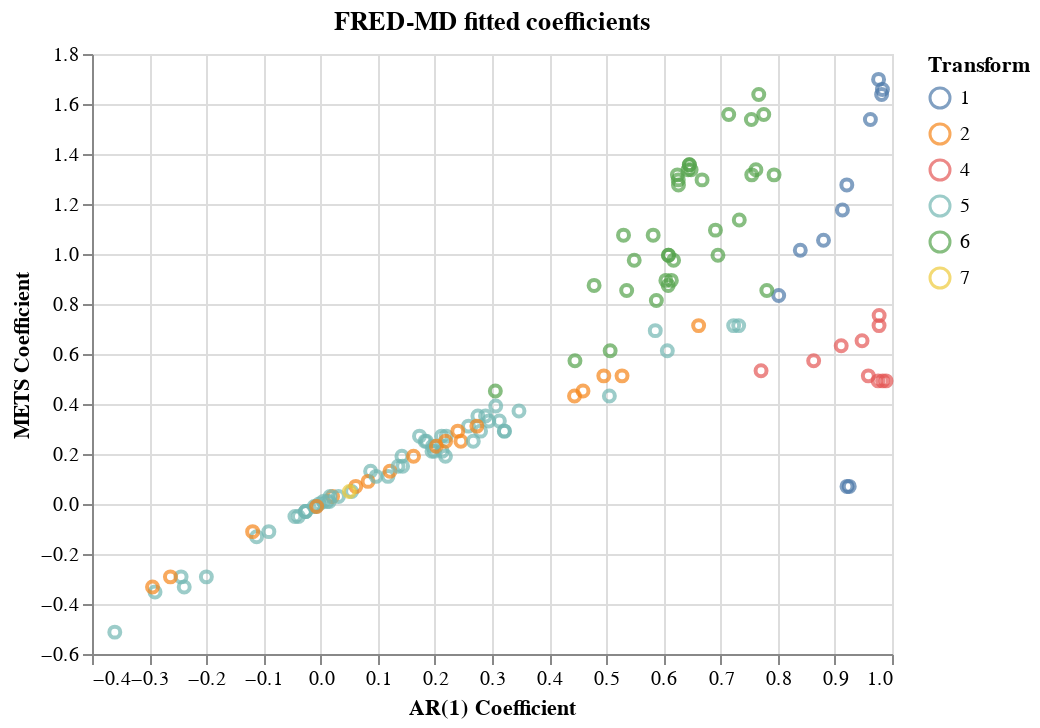

Notebook cell for this chart:
### Code cell
(altair.Chart(total_df, title = 'FRED-MD fitted coefficients')
 .mark_point()
 .encode(x=altair.X('ar_coef', title = 'AR(1) Coefficient'),
         y=altair.Y('mets_coef',title = 'METS Coefficient'),
         color=altair.Color('transform', title = 'Transform' )) )
#  .properties(
#     width=180,
#     height=180)
# )

### Figure 1 — Vega-Lite specification as saved in the notebook (floating-point values rounded to 4 significant figures)
{"config": {"view": {"continuousWidth": 400, "continuousHeight": 300}}, "data": {"name": "data-22837255cf88afa69d9b878707b2d181"}, "mark": "point", "encoding": {"color": {"type": "nominal", "field": "transform", "title": "Transform"}, "x": {"type": "quantitative", "field": "ar_coef", "title": "AR(1) Coefficient"}, "y": {"type": "quantitative", "field": "mets_coef", "title": "METS Coefficient"}}, "title": "FRED-MD fitted coefficients", "$schema": "https://vega.github.io/schema/vega-lite/v4.8.1.json", "datasets": {"data-22837255cf88afa69d9b878707b2d181": [{"mets_mse": 0.0001017, "ar_mse": 0.0001031, "transform": "5", "ar_coef": -0.2897, "mets_coef": -0.3518, "MSE_Ratio": -1.397, "mets_beats_ar": 1}, {"mets_mse": 6.602e-05, "ar_mse": 6.603e-05, "transform": "5", "ar_coef": 0.05429, "mets_coef": 0.05025, "MSE_Ratio": -0.02035, "mets_beats_ar": 1}, {"mets_mse": 0.0001408, "ar_mse": 0.0001412, "transform": "5", "ar_coef": 0.08757, "mets_coef": 0.1307, "MSE_Ratio": -0.3416, "mets_beats_ar": 1}, {"mets_mse": 0.0001619, "ar_mse": 0.000162, "transform": "5", "ar_coef": -0.03873, "mets_coef": -0.05025, "MSE_Ratio": -0.03662, "mets_beats_ar": 1}, {"mets_mse": 0.0003716, "ar_mse": 0.0003716, "transform": "5", "ar_coef": -0.01115, "mets_coef": -0.01005, "MSE_Ratio": -0.002683, "mets_beats_ar": 1}, {"mets_mse": 0.0001336, "ar_mse": 0.0001366, "transform": "5", "ar_coef": 0.2753, "mets_coef": 0.3518, "MSE_Ratio": -2.216, "mets_beats_ar": 1}, {"mets_mse": 0.0001737, "ar_mse": 0.0001761, "transform": "5", "ar_coef": 0.2118, "mets_coef": 0.2714, "MSE_Ratio": -1.378, "mets_beats_ar": 1}, {"mets_mse": 0.0002115, "ar_mse": 0.000214, "transform": "5", "ar_coef": 0.1828, "mets_coef": 0.2513, "MSE_Ratio": -1.162, "mets_beats_ar": 1}, {"mets_mse": 0.0001783, "ar_mse": 0.0001798, "transform": "5", "ar_coef": 0.1423, "mets_coef": 0.191, "MSE_Ratio": -0.8044, "mets_beats_ar": 1}, {"mets_mse": 0.002207, "ar_mse": 0.002244, "transform": "5", "ar_coef": 0.1731, "mets_coef": 0.2714, "MSE_Ratio": -1.644, "mets_beats_ar": 1}, {"mets_mse": 6.986e-05, "ar_mse": 7.004e-05, "transform": "5", "ar_coef": -0.1119, "mets_coef": -0.1307, "MSE_Ratio": -0.2489, "mets_beats_ar": 1}, {"mets_mse": 0.0005307, "ar_mse": 0.000535, "transform": "5", "ar_coef": 0.1958, "mets_coef": 0.2312, "MSE_Ratio": -0.8059, "mets_beats_ar": 1}, {"mets_mse": 0.0001352, "ar_mse": 0.000137, "transform": "5", "ar_coef": 0.2588, "mets_coef": 0.3116, "MSE_Ratio": -1.291, "mets_beats_ar": 1}, {"mets_mse": 0.0003179, "ar_mse": 0.0003208, "transform": "5", "ar_coef": 0.2944, "mets_coef": 0.3317, "MSE_Ratio": -0.8872, "mets_beats_ar": 1}, {"mets_mse": 0.000179, "ar_mse": 0.000179, "transform": "5", "ar_coef": -0.02623, "mets_coef": -0.03015, "MSE_Ratio": -0.002403, "mets_beats_ar": 1}, {"mets_mse": 0.0002028, "ar_mse": 0.0002052, "transform": "5", "ar_coef": 0.2199, "mets_coef": 0.2714, "MSE_Ratio": -1.136, "mets_beats_ar": 1}, {"mets_mse": 0.001982, "ar_mse": 0.002015, "transform": "5", "ar_coef": -0.1999, "mets_coef": -0.2915, "MSE_Ratio": -1.611, "mets_beats_ar": 1}, {"mets_mse": 0.000558, "ar_mse": 0.0005587, "transform": "5", "ar_coef": -0.09051, "mets_coef": -0.1106, "MSE_Ratio": -0.1202, "mets_beats_ar": 1}, {"mets_mse": 0.9119, "ar_mse": 0.9231, "transform": "2", "ar_coef": 0.2401, "mets_coef": 0.2915, "MSE_Ratio": -1.215, "mets_beats_ar": 1}, {"mets_mse": 62800.0, "ar_mse": 63260.0, "transform": "2", "ar_coef": -0.2941, "mets_coef": -0.3317, "MSE_Ratio": -0.7367, "mets_beats_ar": 1}, {"mets_mse": 0.003308, "ar_mse": 0.003318, "transform": "2", "ar_coef": 0.1627, "mets_coef": 0.191, "MSE_Ratio": -0.2738, "mets_beats_ar": 1}, {"mets_mse": 1.222e-05, "ar_mse": 1.222e-05, "transform": "5", "ar_coef": -0.02592, "mets_coef": -0.03015, "MSE_Ratio": -0.01684, "mets_beats_ar": 1}, {"mets_mse": 0.0001157, "ar_mse": 0.0001157, "transform": "5", "ar_coef": 0.01132, "mets_coef": 0.01005, "MSE_Ratio": -0.0006465, "mets_beats_ar": 1}, {"mets_mse": 0.5009, "ar_mse": 0.5009, "transform": "2", "ar_coef": 0.02093, "mets_coef": 0.03015, "MSE_Ratio": -0.004108, "mets_beats_ar": 1}, {"mets_mse": 1.454, "ar_mse": 1.455, "transform": "2", "ar_coef": 0.0831, "mets_coef": 0.09045, "MSE_Ratio": -0.0851, "mets_beats_ar": 1}, {"mets_mse": 0.01934, "ar_mse": 0.01976, "transform": "5", "ar_coef": -0.2386, "mets_coef": -0.3317, "MSE_Ratio": -2.148, "mets_beats_ar": 1}, {"mets_mse": 0.01463, "ar_mse": 0.01497, "transform": "5", "ar_coef": 0.3065, "mets_coef": 0.392, "MSE_Ratio": -2.287, "mets_beats_ar": 1}, {"mets_mse": 0.005312, "ar_mse": 0.005241, "transform": "5", "ar_coef": 0.3218, "mets_coef": 0.2915, "MSE_Ratio": 1.355, "mets_beats_ar": 0}, {"mets_mse": 0.01158, "ar_mse": 0.01157, "transform": "5", "ar_coef": 0.213, "mets_coef": 0.2111, "MSE_Ratio": 0.04505, "mets_beats_ar": 0}, {"mets_mse": 0.004178, "ar_mse": 0.004177, "transform": "5", "ar_coef": -0.0264, "mets_coef": -0.03015, "MSE_Ratio": 0.01832, "mets_beats_ar": 0}, {"mets_mse": 0.03125, "ar_mse": 0.03167, "transform": "5", "ar_coef": 0.1852, "mets_coef": 0.2513, "MSE_Ratio": -1.312, "mets_beats_ar": 1}, {"mets_mse": 9.958e-05, "ar_mse": 9.958e-05, "transform": "5", "ar_coef": 0.004595, "mets_coef": 0.01005, "MSE_Ratio": 0.001365, "mets_beats_ar": 0}, {"mets_mse": 8.163e-05, "ar_mse": 8.164e-05, "transform": "5", "ar_coef": 0.03134, "mets_coef": 0.03015, "MSE_Ratio": -0.001423, "mets_beats_ar": 1}, {"mets_mse": 6.329e-05, "ar_mse": 5.451e-05, "transform": "5", "ar_coef": 0.7229, "mets_coef": 0.7136, "MSE_Ratio": 16.11, "mets_beats_ar": 0}, {"mets_mse": 0.0001391, "ar_mse": 0.0001391, "transform": "5", "ar_coef": -0.04489, "mets_coef": -0.05025, "MSE_Ratio": 0.01009, "mets_beats_ar": 0}, {"mets_mse": 6.485e-05, "ar_mse": 6.488e-05, "transform": "5", "ar_coef": 0.09717, "mets_coef": 0.1106, "MSE_Ratio": -0.03787, "mets_beats_ar": 1}, {"mets_mse": 8.282e-05, "ar_mse": 8.291e-05, "transform": "5", "ar_coef": 0.1436, "mets_coef": 0.1508, "MSE_Ratio": -0.1042, "mets_beats_ar": 1}, {"mets_mse": 4.279e-05, "ar_mse": 4.279e-05, "transform": "5", "ar_coef": -0.002572, "mets_coef": -0.0, "MSE_Ratio": 0.0006457, "mets_beats_ar": 0}, {"mets_mse": 0.0001048, "ar_mse": 0.0001048, "transform": "5", "ar_coef": 0.01536, "mets_coef": 0.01005, "MSE_Ratio": 0.001294, "mets_beats_ar": 0}, {"mets_mse": 7.51e-05, "ar_mse": 7.51e-05, "transform": "5", "ar_coef": 0.01651, "mets_coef": 0.03015, "MSE_Ratio": 0.001715, "mets_beats_ar": 0}, {"mets_mse": 2.295e-05, "ar_mse": 2.294e-05, "transform": "5", "ar_coef": 0.1179, "mets_coef": 0.1106, "MSE_Ratio": 0.03727, "mets_beats_ar": 0}, {"mets_mse": 0.0001284, "ar_mse": 0.0001284, "transform": "5", "ar_coef": -0.007797, "mets_coef": -0.01005, "MSE_Ratio": -0.001896, "mets_beats_ar": 1}, {"mets_mse": 6.266e-06, "ar_mse": 6.175e-06, "transform": "5", "ar_coef": 0.3216, "mets_coef": 0.2915, "MSE_Ratio": 1.475, "mets_beats_ar": 0}, {"mets_mse": 1.648e-05, "ar_mse": 1.651e-05, "transform": "5", "ar_coef": 0.28, "mets_coef": 0.2915, "MSE_Ratio": -0.2205, "mets_beats_ar": 1}, {"mets_mse": 0.4203, "ar_mse": 0.06558, "transform": "1", "ar_coef": 0.9213, "mets_coef": 0.07035, "MSE_Ratio": 540.9, "mets_beats_ar": 0}, {"mets_mse": 0.01668, "ar_mse": 0.01666, "transform": "2", "ar_coef": -0.1189, "mets_coef": -0.1106, "MSE_Ratio": 0.08793, "mets_beats_ar": 0}, {"mets_mse": 0.4509, "ar_mse": 0.0675, "transform": "1", "ar_coef": 0.9252, "mets_coef": 0.07035, "MSE_Ratio": 568.0, "mets_beats_ar": 0}, {"mets_mse": 0.09871, "ar_mse": 0.007325, "transform": "4", "ar_coef": 0.9758, "mets_coef": 0.4925, "MSE_Ratio": 1248.0, "mets_beats_ar": 0}, {"mets_mse": 0.08892, "ar_mse": 0.05745, "transform": "4", "ar_coef": 0.7708, "mets_coef": 0.5327, "MSE_Ratio": 54.77, "mets_beats_ar": 0}, {"mets_mse": 0.1229, "ar_mse": 0.03936, "transform": "4", "ar_coef": 0.9111, "mets_coef": 0.6332, "MSE_Ratio": 212.3, "mets_beats_ar": 0}, {"mets_mse": 0.08683, "ar_mse": 0.01132, "transform": "4", "ar_coef": 0.9585, "mets_coef": 0.5126, "MSE_Ratio": 666.9, "mets_beats_ar": 0}, {"mets_mse": 0.1134, "ar_mse": 0.02211, "transform": "4", "ar_coef": 0.9476, "mets_coef": 0.6533, "MSE_Ratio": 412.7, "mets_beats_ar": 0}, {"mets_mse": 0.09657, "ar_mse": 0.003153, "transform": "4", "ar_coef": 0.9895, "mets_coef": 0.4925, "MSE_Ratio": 2963.0, "mets_beats_ar": 0}, {"mets_mse": 0.07879, "ar_mse": 0.03462, "transform": "4", "ar_coef": 0.8629, "mets_coef": 0.5729, "MSE_Ratio": 127.6, "mets_beats_ar": 0}, {"mets_mse": 0.08414, "ar_mse": 0.009995, "transform": "4", "ar_coef": 0.9775, "mets_coef": 0.7538, "MSE_Ratio": 741.8, "mets_beats_ar": 0}, {"mets_mse": 0.08502, "ar_mse": 0.004001, "transform": "4", "ar_coef": 0.9836, "mets_coef": 0.4925, "MSE_Ratio": 2025.0, "mets_beats_ar": 0}, {"mets_mse": 0.1035, "ar_mse": 0.01001, "transform": "4", "ar_coef": 0.9773, "mets_coef": 0.7136, "MSE_Ratio": 934.4, "mets_beats_ar": 0}, {"mets_mse": 0.0006205, "ar_mse": 0.000632, "transform": "5", "ar_coef": 0.2887, "mets_coef": 0.3518, "MSE_Ratio": -1.822, "mets_beats_ar": 1}, {"mets_mse": 0.002191, "ar_mse": 0.002212, "transform": "5", "ar_coef": -0.2441, "mets_coef": -0.2915, "MSE_Ratio": -0.935, "mets_beats_ar": 1}, {"mets_mse": 0.007227, "ar_mse": 0.007647, "transform": "5", "ar_coef": -0.3601, "mets_coef": -0.5126, "MSE_Ratio": -5.498, "mets_beats_ar": 1}, {"mets_mse": 8.723e-05, "ar_mse": 8.165e-05, "transform": "5", "ar_coef": 0.5054, "mets_coef": 0.4322, "MSE_Ratio": 6.845, "mets_beats_ar": 0}, {"mets_mse": 1.849e-05, "ar_mse": 1.557e-05, "transform": "5", "ar_coef": 0.7317, "mets_coef": 0.7136, "MSE_Ratio": 18.76, "mets_beats_ar": 0}, {"mets_mse": 0.0006236, "ar_mse": 0.000624, "transform": "2", "ar_coef": 0.0616, "mets_coef": 0.07035, "MSE_Ratio": -0.06652, "mets_beats_ar": 1}, {"mets_mse": 0.0002019, "ar_mse": 0.0002252, "transform": "6", "ar_coef": 0.6954, "mets_coef": 0.995, "MSE_Ratio": -10.35, "mets_beats_ar": 1}, {"mets_mse": 3.449e-05, "ar_mse": 4.974e-05, "transform": "6", "ar_coef": 0.7618, "mets_coef": 1.337, "MSE_Ratio": -30.66, "mets_beats_ar": 1}, {"mets_mse": 3.498e-05, "ar_mse": 3.63e-05, "transform": "5", "ar_coef": 0.5857, "mets_coef": 0.6935, "MSE_Ratio": -3.648, "mets_beats_ar": 1}, {"mets_mse": 0.0009738, "ar_mse": 0.001754, "transform": "6", "ar_coef": 0.7142, "mets_coef": 1.558, "MSE_Ratio": -44.47, "mets_beats_ar": 1}, {"mets_mse": 0.009872, "ar_mse": 0.0175, "transform": "6", "ar_coef": 0.7539, "mets_coef": 1.538, "MSE_Ratio": -43.58, "mets_beats_ar": 1}, {"mets_mse": 1.721, "ar_mse": 1.721, "transform": "7", "ar_coef": 0.05043, "mets_coef": 0.05025, "MSE_Ratio": 0.001454, "mets_beats_ar": 0}, {"mets_mse": 0.0001487, "ar_mse": 0.0002738, "transform": "6", "ar_coef": 0.7668, "mets_coef": 1.638, "MSE_Ratio": -45.7, "mets_beats_ar": 1}, {"mets_mse": 4.569e-05, "ar_mse": 5.784e-05, "transform": "6", "ar_coef": 0.7936, "mets_coef": 1.317, "MSE_Ratio": -21.01, "mets_beats_ar": 1}, {"mets_mse": 4.684e-05, "ar_mse": 5.308e-05, "transform": "6", "ar_coef": 0.6139, "mets_coef": 0.8945, "MSE_Ratio": -11.77, "mets_beats_ar": 1}, {"mets_mse": 2.762e-06, "ar_mse": 2.779e-06, "transform": "2", "ar_coef": -0.2628, "mets_coef": -0.2915, "MSE_Ratio": -0.6164, "mets_beats_ar": 1}, {"mets_mse": 0.001496, "ar_mse": 0.001499, "transform": "5", "ar_coef": 0.195, "mets_coef": 0.2111, "MSE_Ratio": -0.1953, "mets_beats_ar": 1}, {"mets_mse": 0.001431, "ar_mse": 0.001434, "transform": "5", "ar_coef": 0.1992, "mets_coef": 0.2111, "MSE_Ratio": -0.2484, "mets_beats_ar": 1}, {"mets_mse": 0.006967, "ar_mse": 0.007018, "transform": "2", "ar_coef": 0.2734, "mets_coef": 0.3116, "MSE_Ratio": -0.7292, "mets_beats_ar": 1}, {"mets_mse": 0.002355, "ar_mse": 0.002219, "transform": "5", "ar_coef": 0.6068, "mets_coef": 0.6131, "MSE_Ratio": 6.113, "mets_beats_ar": 0}, {"mets_mse": 0.01856, "ar_mse": 0.01776, "transform": "2", "ar_coef": 0.6616, "mets_coef": 0.7136, "MSE_Ratio": 4.494, "mets_beats_ar": 0}, {"mets_mse": 0.03019, "ar_mse": 0.02956, "transform": "2", "ar_coef": 0.4444, "mets_coef": 0.4322, "MSE_Ratio": 2.148, "mets_beats_ar": 0}, {"mets_mse": 0.02807, "ar_mse": 0.0276, "transform": "2", "ar_coef": 0.4592, "mets_coef": 0.4523, "MSE_Ratio": 1.707, "mets_beats_ar": 0}, {"mets_mse": 0.02327, "ar_mse": 0.02251, "transform": "2", "ar_coef": 0.5276, "mets_coef": 0.5126, "MSE_Ratio": 3.368, "mets_beats_ar": 0}, {"mets_mse": 0.02515, "ar_mse": 0.0247, "transform": "2", "ar_coef": 0.4957, "mets_coef": 0.5126, "MSE_Ratio": 1.834, "mets_beats_ar": 0}, {"mets_mse": 0.04473, "ar_mse": 0.04479, "transform": "2", "ar_coef": 0.2455, "mets_coef": 0.2513, "MSE_Ratio": -0.1254, "mets_beats_ar": 1}, {"mets_mse": 0.04257, "ar_mse": 0.04277, "transform": "2", "ar_coef": 0.2027, "mets_coef": 0.2312, "MSE_Ratio": -0.4475, "mets_beats_ar": 1}, {"mets_mse": 0.03066, "ar_mse": 0.03072, "transform": "2", "ar_coef": 0.1214, "mets_coef": 0.1307, "MSE_Ratio": -0.2221, "mets_beats_ar": 1}, {"mets_mse": 0.04126, "ar_mse": 0.04161, "transform": "2", "ar_coef": 0.2189, "mets_coef": 0.2513, "MSE_Ratio": -0.828, "mets_beats_ar": 1}, {"mets_mse": 0.02729, "ar_mse": 0.02153, "transform": "1", "ar_coef": 0.8017, "mets_coef": 0.8342, "MSE_Ratio": 26.77, "mets_beats_ar": 0}, {"mets_mse": 0.01987, "ar_mse": 0.01421, "transform": "1", "ar_coef": 0.8801, "mets_coef": 1.055, "MSE_Ratio": 39.81, "mets_beats_ar": 0}, {"mets_mse": 0.01888, "ar_mse": 0.01286, "transform": "1", "ar_coef": 0.9133, "mets_coef": 1.176, "MSE_Ratio": 46.79, "mets_beats_ar": 0}, {"mets_mse": 0.02532, "ar_mse": 0.02019, "transform": "1", "ar_coef": 0.9209, "mets_coef": 1.276, "MSE_Ratio": 25.4, "mets_beats_ar": 0}, {"mets_mse": 0.0963, "ar_mse": 0.05875, "transform": "1", "ar_coef": 0.9622, "mets_coef": 1.538, "MSE_Ratio": 63.93, "mets_beats_ar": 0}, {"mets_mse": 0.1255, "ar_mse": 0.06551, "transform": "1", "ar_coef": 0.9765, "mets_coef": 1.698, "MSE_Ratio": 91.53, "mets_beats_ar": 0}, {"mets_mse": 0.1845, "ar_mse": 0.06568, "transform": "1", "ar_coef": 0.9833, "mets_coef": 1.658, "MSE_Ratio": 180.9, "mets_beats_ar": 0}, {"mets_mse": 0.2514, "ar_mse": 0.09646, "transform": "1", "ar_coef": 0.9818, "mets_coef": 1.638, "MSE_Ratio": 160.6, "mets_beats_ar": 0}, {"mets_mse": 0.0002386, "ar_mse": 0.0002397, "transform": "5", "ar_coef": 0.3472, "mets_coef": 0.3719, "MSE_Ratio": -0.4637, "mets_beats_ar": 1}, {"mets_mse": 0.0005287, "ar_mse": 0.0005291, "transform": "5", "ar_coef": 0.1357, "mets_coef": 0.1508, "MSE_Ratio": -0.07102, "mets_beats_ar": 1}, {"mets_mse": 0.0004766, "ar_mse": 0.0004742, "transform": "5", "ar_coef": 0.2185, "mets_coef": 0.191, "MSE_Ratio": 0.4944, "mets_beats_ar": 0}, {"mets_mse": 0.0004308, "ar_mse": 0.0004294, "transform": "5", "ar_coef": 0.2673, "mets_coef": 0.2513, "MSE_Ratio": 0.3383, "mets_beats_ar": 0}, {"mets_mse": 0.0003337, "ar_mse": 0.0003352, "transform": "5", "ar_coef": 0.3129, "mets_coef": 0.3317, "MSE_Ratio": -0.4384, "mets_beats_ar": 1}, {"mets_mse": 6.537e-05, "ar_mse": 7.96e-05, "transform": "6", "ar_coef": 0.6086, "mets_coef": 0.995, "MSE_Ratio": -17.87, "mets_beats_ar": 1}, {"mets_mse": 0.0001138, "ar_mse": 0.0001401, "transform": "6", "ar_coef": 0.6091, "mets_coef": 0.995, "MSE_Ratio": -18.78, "mets_beats_ar": 1}, {"mets_mse": 9.341e-05, "ar_mse": 0.0001299, "transform": "6", "ar_coef": 0.7545, "mets_coef": 1.317, "MSE_Ratio": -28.1, "mets_beats_ar": 1}, {"mets_mse": 0.00265, "ar_mse": 0.003, "transform": "6", "ar_coef": 0.6043, "mets_coef": 0.8945, "MSE_Ratio": -11.66, "mets_beats_ar": 1}, {"mets_mse": 0.01439, "ar_mse": 0.01905, "transform": "6", "ar_coef": 0.5821, "mets_coef": 1.075, "MSE_Ratio": -24.44, "mets_beats_ar": 1}, {"mets_mse": 0.001564, "ar_mse": 0.001922, "transform": "6", "ar_coef": 0.691, "mets_coef": 1.095, "MSE_Ratio": -18.63, "mets_beats_ar": 1}, {"mets_mse": 9.43e-06, "ar_mse": 1.477e-05, "transform": "6", "ar_coef": 0.6455, "mets_coef": 1.357, "MSE_Ratio": -36.14, "mets_beats_ar": 1}, {"mets_mse": 4.779e-05, "ar_mse": 6.388e-05, "transform": "6", "ar_coef": 0.5302, "mets_coef": 1.075, "MSE_Ratio": -25.2, "mets_beats_ar": 1}, {"mets_mse": 0.0002915, "ar_mse": 0.0004459, "transform": "6", "ar_coef": 0.6244, "mets_coef": 1.317, "MSE_Ratio": -34.64, "mets_beats_ar": 1}, {"mets_mse": 3.596e-06, "ar_mse": 4.289e-06, "transform": "6", "ar_coef": 0.6178, "mets_coef": 0.9749, "MSE_Ratio": -16.17, "mets_beats_ar": 1}, {"mets_mse": 5.266e-05, "ar_mse": 7.941e-05, "transform": "6", "ar_coef": 0.6259, "mets_coef": 1.296, "MSE_Ratio": -33.69, "mets_beats_ar": 1}, {"mets_mse": 9.843e-06, "ar_mse": 9.223e-06, "transform": "6", "ar_coef": 0.7809, "mets_coef": 0.8543, "MSE_Ratio": 6.715, "mets_beats_ar": 0}, {"mets_mse": 1.694e-06, "ar_mse": 1.989e-06, "transform": "6", "ar_coef": 0.7327, "mets_coef": 1.136, "MSE_Ratio": -14.83, "mets_beats_ar": 1}, {"mets_mse": 1.298e-05, "ar_mse": 2.008e-05, "transform": "6", "ar_coef": 0.6431, "mets_coef": 1.337, "MSE_Ratio": -35.35, "mets_beats_ar": 1}, {"mets_mse": 2.071e-05, "ar_mse": 3.21e-05, "transform": "6", "ar_coef": 0.6485, "mets_coef": 1.337, "MSE_Ratio": -35.5, "mets_beats_ar": 1}, {"mets_mse": 1.088e-05, "ar_mse": 1.699e-05, "transform": "6", "ar_coef": 0.6452, "mets_coef": 1.357, "MSE_Ratio": -35.95, "mets_beats_ar": 1}, {"mets_mse": 4.66e-06, "ar_mse": 6.778e-06, "transform": "6", "ar_coef": 0.6676, "mets_coef": 1.296, "MSE_Ratio": -31.26, "mets_beats_ar": 1}, {"mets_mse": 8.537e-06, "ar_mse": 1.014e-05, "transform": "6", "ar_coef": 0.4787, "mets_coef": 0.8744, "MSE_Ratio": -15.82, "mets_beats_ar": 1}, {"mets_mse": 6.663e-05, "ar_mse": 9.978e-05, "transform": "6", "ar_coef": 0.6263, "mets_coef": 1.276, "MSE_Ratio": -33.23, "mets_beats_ar": 1}, {"mets_mse": 2.006e-06, "ar_mse": 2.171e-06, "transform": "6", "ar_coef": 0.5876, "mets_coef": 0.8141, "MSE_Ratio": -7.585, "mets_beats_ar": 1}, {"mets_mse": 3.697e-06, "ar_mse": 3.801e-06, "transform": "6", "ar_coef": 0.5068, "mets_coef": 0.6131, "MSE_Ratio": -2.74, "mets_beats_ar": 1}, {"mets_mse": 1.92e-05, "ar_mse": 2e-05, "transform": "6", "ar_coef": 0.3058, "mets_coef": 0.4523, "MSE_Ratio": -4.036, "mets_beats_ar": 1}, {"mets_mse": 4.938e-06, "ar_mse": 5.077e-06, "transform": "6", "ar_coef": 0.4452, "mets_coef": 0.5729, "MSE_Ratio": -2.739, "mets_beats_ar": 1}, {"mets_mse": 18.06, "ar_mse": 18.06, "transform": "2", "ar_coef": -0.006848, "mets_coef": -0.01005, "MSE_Ratio": -0.001006, "mets_beats_ar": 1}, {"mets_mse": 5.327e-05, "ar_mse": 9.178e-05, "transform": "6", "ar_coef": 0.7756, "mets_coef": 1.558, "MSE_Ratio": -41.96, "mets_beats_ar": 1}, {"mets_mse": 0.0006251, "ar_mse": 0.0007061, "transform": "6", "ar_coef": 0.6083, "mets_coef": 0.8744, "MSE_Ratio": -11.47, "mets_beats_ar": 1}, {"mets_mse": 0.0006777, "ar_mse": 0.0007819, "transform": "6", "ar_coef": 0.5357, "mets_coef": 0.8543, "MSE_Ratio": -13.33, "mets_beats_ar": 1}, {"mets_mse": 0.0001201, "ar_mse": 0.0001449, "transform": "6", "ar_coef": 0.5489, "mets_coef": 0.9749, "MSE_Ratio": -17.09, "mets_beats_ar": 1}, {"mets_mse": 32.37, "ar_mse": 27.21, "transform": "1", "ar_coef": 0.8395, "mets_coef": 1.015, "MSE_Ratio": 18.98, "mets_beats_ar": 0}]}}
